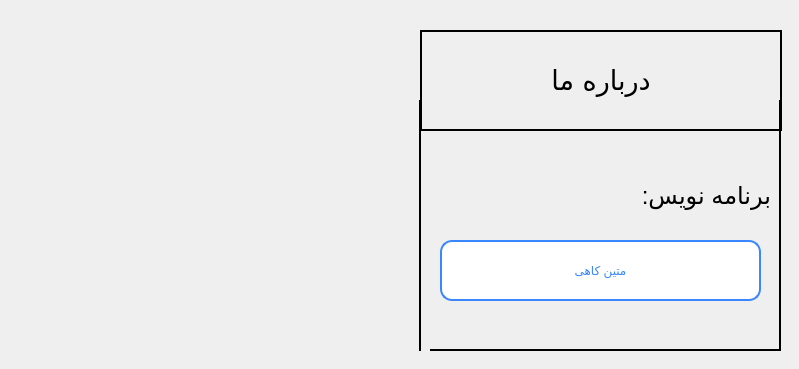
    <widget class="QWidget" name="widget_5">
     <property name="enabled">
      <bool>true</bool>
     </property>
     <property name="accessibleDescription">
      <string/>
     </property>
     <attribute name="title">
      <string>درباره ما</string>
     </attribute>
     <widget class="QLabel" name="label_3">
      <property name="geometry">
       <rect>
        <x>420</x>
        <y>30</y>
        <width>362</width>
        <height>101</height>
       </rect>
      </property>
      <property name="font">
       <font>
        <family>MV Boli</family>
        <pointsize>20</pointsize>
       </font>
      </property>
      <property name="frameShape">
       <enum>QFrame::WinPanel</enum>
      </property>
      <property name="frameShadow">
       <enum>QFrame::Plain</enum>
      </property>
      <property name="text">
       <string>درباره ما</string>
      </property>
      <property name="alignment">
       <set>Qt::AlignCenter</set>
      </property>
     </widget>
     <widget class="QPushButton" name="kahi">
      <property name="geometry">
       <rect>
        <x>440</x>
        <y>240</y>
        <width>321</width>
        <height>61</height>
       </rect>
      </property>
      <property name="styleSheet">
       <string notr="true">QPushButton{
	color: rgb(58, 134, 255);
	font: 12pt &quot;MV Boli&quot;;
	background-color: white;
	border: 2px solid rgb(58, 134, 255);
    border-radius: 12px;
}

QPushButton:hover:!pressed   {
	background-color: qlineargradient(spread:pad, x1:0, y1:0, x2:0.857143, y2:0.857955, stop:1 rgba(10, 242, 251, 255), stop:0 rgba(224, 6, 159, 255));
  color: white;
}

QPushButton:pressed   {
  background-color: rgba(224, 6, 159, 255);
  color: white;
}
</string>
      </property>
      <property name="text">
       <string>متین کاهی</string>
      </property>
      <property name="checkable">
       <bool>false</bool>
      </property>
      <property name="checked">
       <bool>false</bool>
      </property>
     </widget>
     <widget class="Line" name="line_32">
      <property name="geometry">
       <rect>
        <x>410</x>
        <y>100</y>
        <width>20</width>
        <height>251</height>
       </rect>
      </property>
      <property name="frameShadow">
       <enum>QFrame::Plain</enum>
      </property>
      <property name="lineWidth">
       <number>2</number>
      </property>
      <property name="orientation">
       <enum>Qt::Vertical</enum>
      </property>
     </widget>
     <widget class="Line" name="line_33">
      <property name="geometry">
       <rect>
        <x>430</x>
        <y>340</y>
        <width>351</width>
        <height>20</height>
       </rect>
      </property>
      <property name="frameShadow">
       <enum>QFrame::Plain</enum>
      </property>
      <property name="lineWidth">
       <number>2</number>
      </property>
      <property name="orientation">
       <enum>Qt::Horizontal</enum>
      </property>
     </widget>
     <widget class="Line" name="line_34">
      <property name="geometry">
       <rect>
        <x>770</x>
        <y>100</y>
        <width>20</width>
        <height>251</height>
       </rect>
      </property>
      <property name="frameShadow">
       <enum>QFrame::Plain</enum>
      </property>
      <property name="lineWidth">
       <number>2</number>
      </property>
      <property name="midLineWidth">
       <number>0</number>
      </property>
      <property name="orientation">
       <enum>Qt::Vertical</enum>
      </property>
     </widget>
     <widget class="QLabel" name="label">
      <property name="geometry">
       <rect>
        <x>570</x>
        <y>170</y>
        <width>201</width>
        <height>51</height>
       </rect>
      </property>
      <property name="font">
       <font>
        <pointsize>18</pointsize>
       </font>
      </property>
      <property name="text">
       <string>برنامه نویس:</string>
      </property>
     </widget>
    </widget>
